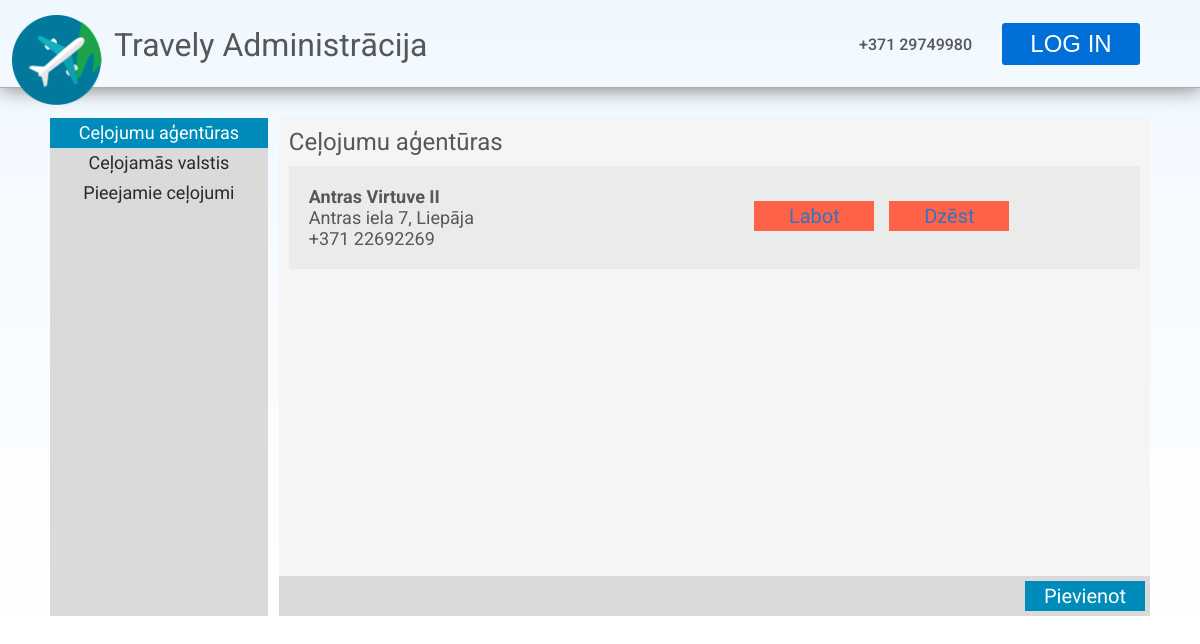
The app's page /admin/agencies, older data.
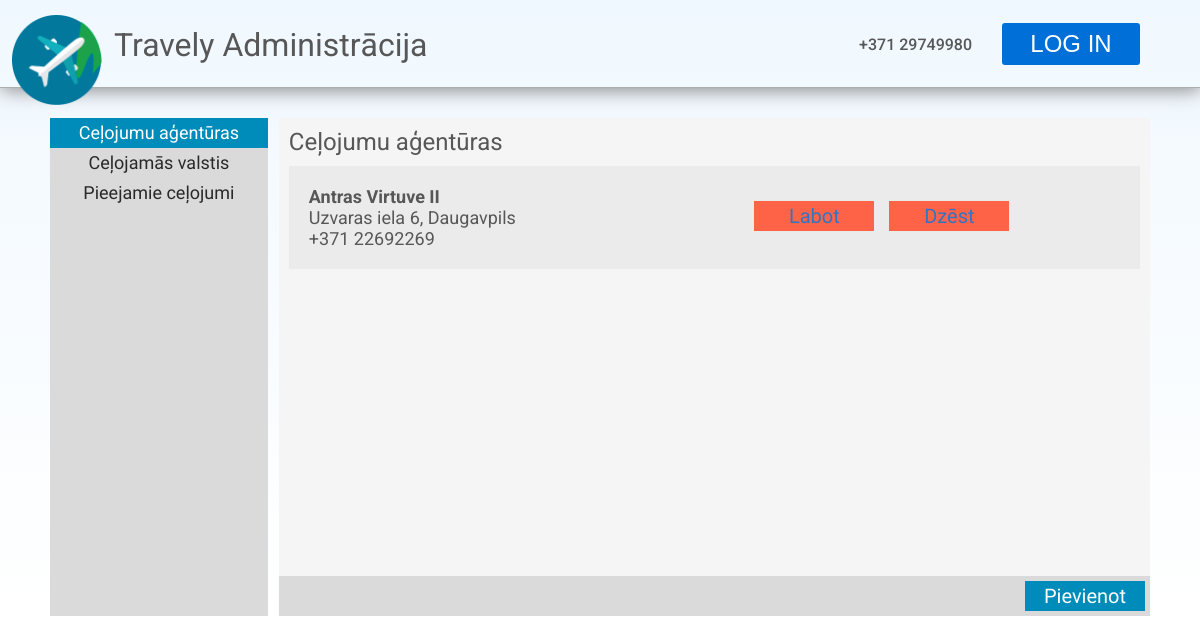
The same page, newer data.
### models.py (models this page shows, shortened)
class Agency(db.Model):
    id = db.Column(db.Integer, primary_key=True)
    name = db.Column(db.String(120), nullable=False)
    address = db.Column(db.String(120))
    number = db.Column(db.String(18))
    children = db.relationship("Trip", cascade="all, delete")

### main.py (the view)
@app.route('/admin/agencies')
def admin_agencies():
    return render_template("templates/agencies.html", agencies = Agency.query.all())

### templates/templates/agencies.html
{% extends "admin.html" %}
{% block title %}
<div id="admin-page-content">
    <div id="ap-selector">
        <div id="ap-selector-list">
            <ul class="nav-ul">
                <li class="selector" id="selected">Ceļojumu aģentūras</li>
                <a href="/admin/countries"><li class="selector">Ceļojamās valstis</li></a>
                <a href="/admin/trips"><li class="selector">Pieejamie ceļojumi</li></a>
            </ul>
        </div>
        <div id="ap-selector-display">
            <h2 class="subtitle">Ceļojumu aģentūras</h2>
            <div id="ap-selector-display-list">
                {% if agencies %}
                    {% for agency in agencies %}
                    <div class="ap-list-member">
                        <ul class="list-ul">
                            <li style="font-weight: bold;">{{ agency.name }}</li>
                            <li>{{ agency.address }}</li>
                            <li>{{ agency.number }}</li>
                        </ul>
                        <a href="/admin/edit/agency/{{ agency.id }}"><h2 class="ap-list-control correct">Labot</h2></a>
                        <a href="/admin/remove/agency/{{ agency.id }}"><h2 class="ap-list-control">Dzēst</h2></a>
                    </div>
                    {% endfor %}
                {% else %}
                <p id="ap-description">Nav agencies, perhaps 404?</p>
                {% endif %}
            </div>
            <div id="ap-selector-footer">
                <a href="/admin/add/agencies" style="margin-left: auto;"><h2 class="ap-list-add">Pievienot</h2></a>
            </div>
        </div>
    </div>
</div>
{% endblock %}

Row changes from the older to the newer data that the page shows:
changed Agency "Antras Virtuve II": address "Antras iela 7, Liepāja" → "Uzvaras iela 6, Daugavpils"
